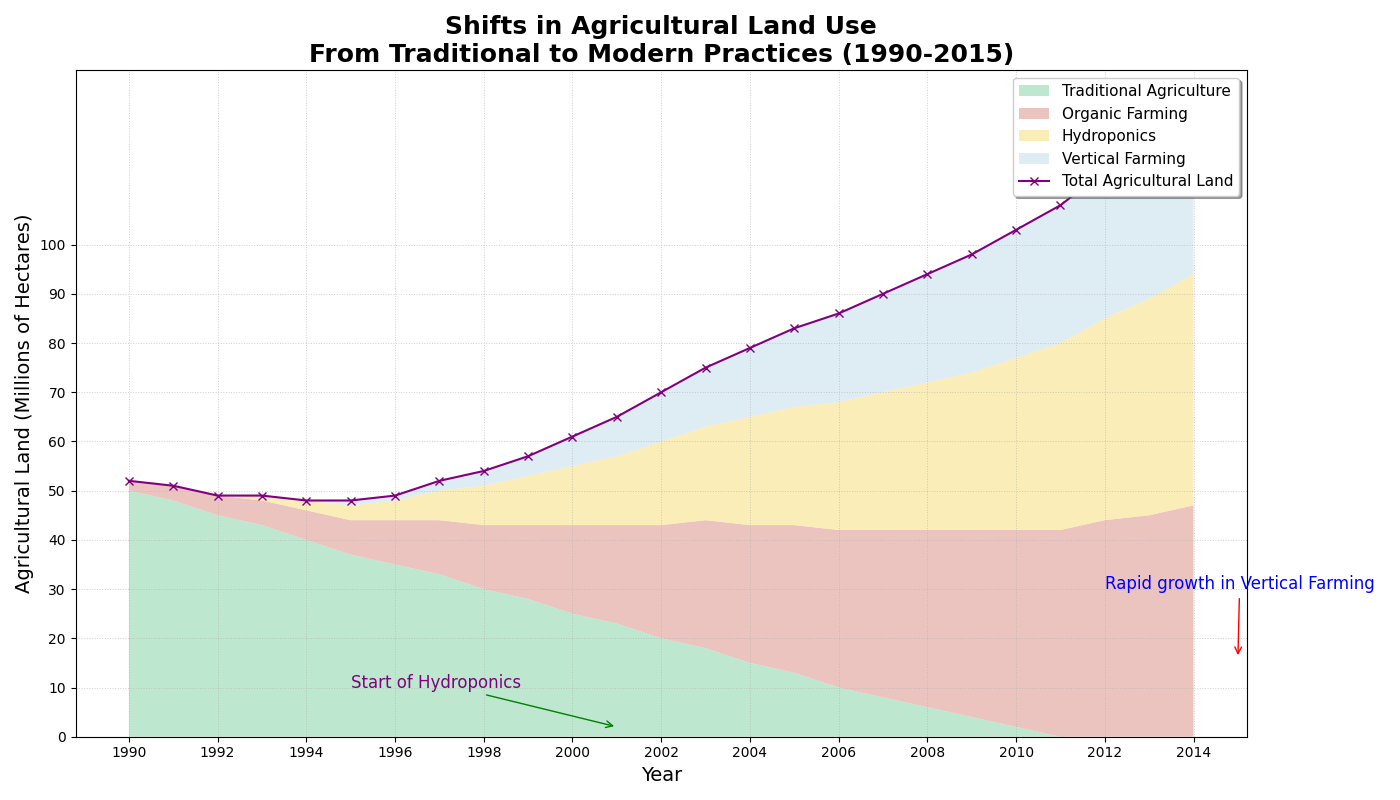

Here is the Python script that generated this plot:
import matplotlib.pyplot as plt
import numpy as np

years = np.arange(1990, 2015)
traditional_agriculture = np.array([50, 48, 45, 43, 40, 37, 35, 33, 30, 28, 25, 23, 20, 18, 15, 13, 10, 8, 6, 4, 2, 0, 0, 0, 0])
organic_farming = np.array([2, 3, 4, 5, 6, 7, 9, 11, 13, 15, 18, 20, 23, 26, 28, 30, 32, 34, 36, 38, 40, 42, 44, 45, 47])
hydroponics = np.array([0, 0, 0, 1, 2, 3, 4, 6, 8, 10, 12, 14, 17, 19, 22, 24, 26, 28, 30, 32, 35, 38, 41, 44, 47])
vertical_farming = np.array([0, 0, 0, 0, 0, 1, 1, 2, 3, 4, 6, 8, 10, 12, 14, 16, 18, 20, 22, 24, 26, 28, 30, 32, 35])

total_agriculture = (traditional_agriculture + organic_farming + hydroponics + vertical_farming)

fig, ax = plt.subplots(figsize=(14, 8))

# Altering stylistic elements with shuffled colors
ax.stackplot(years, traditional_agriculture, organic_farming, hydroponics, vertical_farming,
             labels=['Traditional Agriculture', 'Organic Farming', 'Hydroponics', 'Vertical Farming'],
             colors=['#a9dfbf', '#e6b0aa', '#f9e79f', '#d4e6f1'], alpha=0.75)

ax.plot(years, total_agriculture, label='Total Agricultural Land', color='purple', linestyle='-', marker='x')

ax.set_title("Shifts in Agricultural Land Use\nFrom Traditional to Modern Practices (1990-2015)", fontsize=18, fontweight='bold')
ax.set_xlabel("Year", fontsize=14)
ax.set_ylabel("Agricultural Land (Millions of Hectares)", fontsize=14)

ax.set_xticks(years[::2])
ax.set_yticks(np.arange(0, 101, 10))

# Modify grid style
ax.grid(True, which='both', linestyle=':', linewidth=0.7, alpha=0.6)

# Customize legend style
ax.legend(loc='upper right', fontsize=11, fancybox=True, shadow=True)

ax.annotate('Start of Hydroponics', xy=(2001, 2), xytext=(1995, 10),
            arrowprops=dict(arrowstyle='->', color='green'), fontsize=12, color='purple')
ax.annotate('Rapid growth in Vertical Farming', xy=(2015, 16), xytext=(2012, 30),
            arrowprops=dict(arrowstyle='->', color='red'), fontsize=12, color='blue')

fig.tight_layout()

plt.show()
